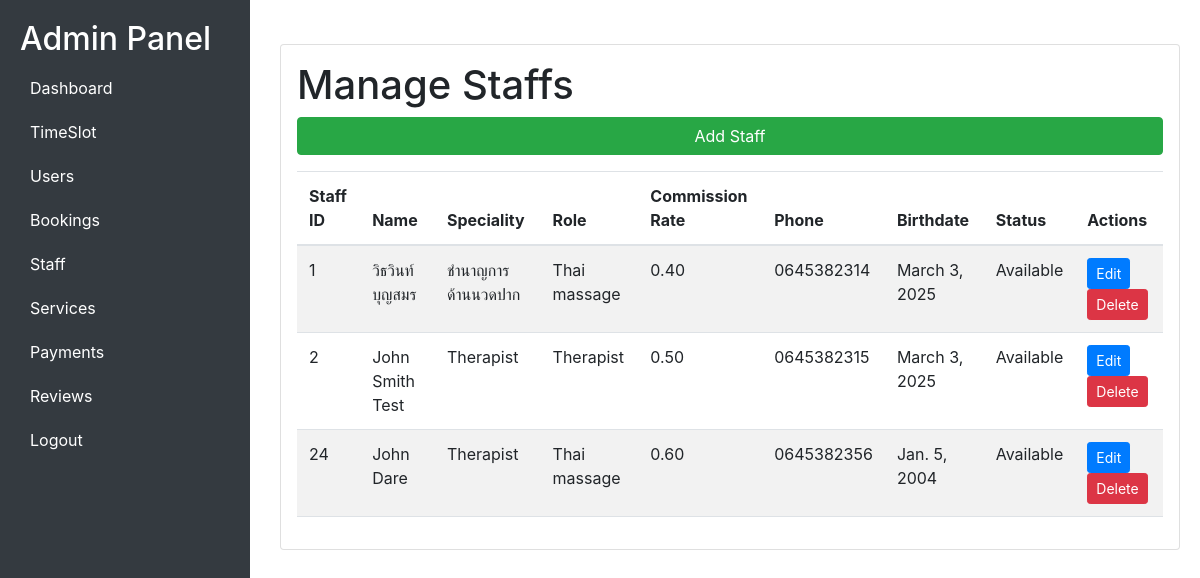
Page /admin-employees/ (signed in) on the committed database.
### serviceApp/models.py (models this page shows, shortened)
class Staff(models.Model):
    staff_id = models.AutoField(primary_key=True)
    name = models.CharField(max_length=100)
    speciality = models.CharField(max_length=100)
    role = models.CharField(max_length=100)
    commission_rate = models.DecimalField(max_digits=5, decimal_places=2)
    phone = models.CharField(max_length=15)
    birthdate = models.DateField(null=True, blank=True, default="1970-01-01")
    status = models.CharField(max_length=50, default="Available")

### serviceApp/views.py (the view)
# urls.py: path('admin-employees/',views.manage_staffs,  name='manage_staff'),
@user_passes_test(superuser_required)
def manage_staffs(request):
    staff_list = Staff.objects.all()
    return render(request, 'admin-employees.html', {'staff_list': staff_list})

### serviceApp/views.py (called while the page is built)
def superuser_required(user):
    return user.is_superuser

### serviceApp/templates/admin-employees.html (shortened to what this page needs)
<!DOCTYPE html>
<html lang="en">
<head>
    <link href="https://cdn.jsdelivr.net/npm/bootstrap@5.3.0/dist/css/bootstrap.min.css" rel="stylesheet">
    <link href="https://stackpath.bootstrapcdn.com/bootstrap/4.3.1/css/bootstrap.min.css" rel="stylesheet">
</head>
<body>
    <div class="sidebar">
        <h2>Admin Panel</h2>
        <a href="/ad">Dashboard</a>
        <a href="/admin-timeslot">TimeSlot</a>
        <a href="/admin-users"> Users</a>
        <a href="/admin-bookings"> Bookings</a>
        <a href="/admin-employees"> Staff</a>
        <a href="/admin-services"> Services</a>
        <a href="/admin-payments">Payments</a>
        <a href="/admin-reviews">Reviews</a>
        <a href="{% url 'admin-login' %}">Logout</a>
    </div>
    <div class="content">
    <div class="card mt-4 p-3">
        <h1>Manage Staffs</h1>
        <button class="btn btn-success mb-3" data-toggle="modal" data-target="#addStaffModal">Add Staff</button>
        <table class="table table-striped">
            <thead>
                <tr>
                    <th>Staff ID</th>
                    <th>Name</th>
                    <th>Speciality</th>
                    <th>Role</th>
                    <th>Commission Rate</th>
                    <th>Phone</th>
                    <th>Birthdate</th>
                    <th>Status</th>
                    <th>Actions</th>
                </tr>
            </thead>
            <tbody>
                {% for staff in staff_list %}
                <tr>
                    <td>{{ staff.staff_id }}</td>
                    <td>{{ staff.name }}</td>
                    <td>{{ staff.speciality }}</td>
                    <td>{{ staff.role }}</td>
                    <td>{{ staff.commission_rate }}</td>
                    <td>{{ staff.phone }}</td>
                    <td>{{ staff.birthdate }}</td>
                    <td>{{ staff.status }}</td>
                    <td>
                        <button class="btn btn-primary btn-sm" data-toggle="modal" data-target="#editModal{{ staff.staff_id }}">Edit</button>
                        <button class="btn btn-danger btn-sm" onclick="if(confirm('Are you sure you want to delete this staff member?')) location.href='{% url 'delete_staff' staff.staff_id %}'">Delete</button>
                    </td>
                {% endfor %}
            </tbody>
        </table>
</div>
</body>
</html>

### serviceApp/templates/admin-employees.html (style rules this page uses)
body { display: flex; }
.sidebar { width: 250px; height: 100vh; background: #343a40; padding: 20px; color: white; position: fixed; }
.content { margin-left: 260px; padding: 20px; width: 100%; }
.sidebar a { color: white; display: block; padding: 10px; text-decoration: none; }

### rows in the picture
Staff: staff_id "1", name "วิธวินท์ บุญสมร", speciality "ชำนาญการด้านนวดปาก", role "Thai massage", commission_rate "0.40", phone "0645382314", birthdate "March 3, 2025", status "Available"
Staff: staff_id "2", name "John Smith Test", speciality "Therapist", role "Therapist", commission_rate "0.50", phone "0645382315", birthdate "March 3, 2025", status "Available"
Staff: staff_id "24", name "John Dare", speciality "Therapist", role "Thai massage", commission_rate "0.60", phone "0645382356", birthdate "Jan. 5, 2004", status "Available"
